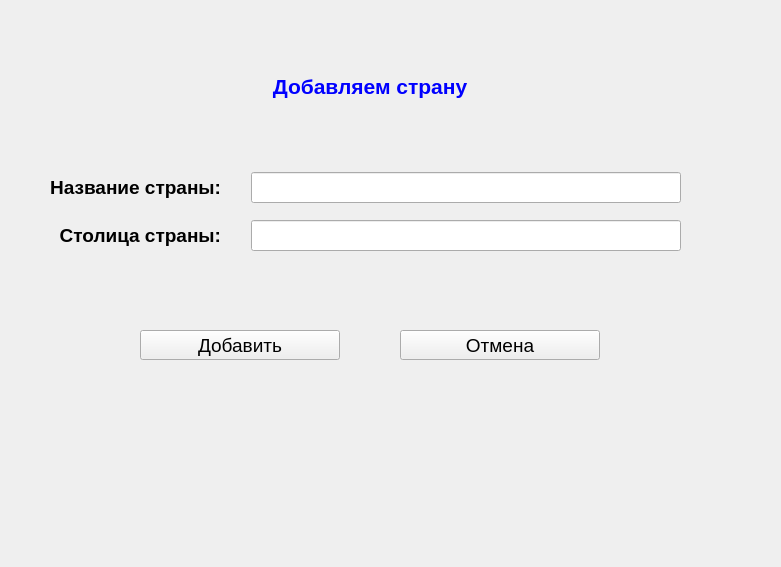
<?xml version="1.0" encoding="UTF-8"?>
<ui version="4.0">
 <class>AddCountry</class>
 <widget class="QWidget" name="AddCountry">
  <property name="geometry">
   <rect>
    <x>0</x>
    <y>0</y>
    <width>781</width>
    <height>567</height>
   </rect>
  </property>
  <property name="windowTitle">
   <string>Добавление страны</string>
  </property>
  <property name="whatsThis">
   <string>&lt;html&gt;&lt;head/&gt;&lt;body&gt;&lt;p&gt;&lt;span style=&quot; font-size:14pt;&quot;&gt;Добавление страны&lt;/span&gt;&lt;/p&gt;&lt;/body&gt;&lt;/html&gt;</string>
  </property>
  <widget class="QLabel" name="label_add_country">
   <property name="geometry">
    <rect>
     <x>240</x>
     <y>70</y>
     <width>260</width>
     <height>33</height>
    </rect>
   </property>
   <property name="maximumSize">
    <size>
     <width>16777215</width>
     <height>80</height>
    </size>
   </property>
   <property name="font">
    <font>
     <pointsize>16</pointsize>
    </font>
   </property>
   <property name="text">
    <string>&lt;html&gt;&lt;head/&gt;&lt;body&gt;&lt;p align=&quot;center&quot;&gt;&lt;span style=&quot; font-weight:600; color:#0000ff;&quot;&gt;Добавляем страну&lt;/span&gt;&lt;/p&gt;&lt;/body&gt;&lt;/html&gt;</string>
   </property>
  </widget>
  <widget class="QPushButton" name="pushButton_add">
   <property name="geometry">
    <rect>
     <x>140</x>
     <y>330</y>
     <width>200</width>
     <height>30</height>
    </rect>
   </property>
   <property name="minimumSize">
    <size>
     <width>200</width>
     <height>0</height>
    </size>
   </property>
   <property name="maximumSize">
    <size>
     <width>300</width>
     <height>30</height>
    </size>
   </property>
   <property name="font">
    <font>
     <pointsize>14</pointsize>
    </font>
   </property>
   <property name="text">
    <string>Добавить</string>
   </property>
  </widget>
  <widget class="QPushButton" name="pushButton_cancel">
   <property name="geometry">
    <rect>
     <x>400</x>
     <y>330</y>
     <width>200</width>
     <height>30</height>
    </rect>
   </property>
   <property name="minimumSize">
    <size>
     <width>200</width>
     <height>0</height>
    </size>
   </property>
   <property name="maximumSize">
    <size>
     <width>300</width>
     <height>30</height>
    </size>
   </property>
   <property name="font">
    <font>
     <pointsize>14</pointsize>
    </font>
   </property>
   <property name="mouseTracking">
    <bool>false</bool>
   </property>
   <property name="text">
    <string>Отмена</string>
   </property>
  </widget>
  <widget class="QWidget" name="">
   <property name="geometry">
    <rect>
     <x>50</x>
     <y>170</y>
     <width>631</width>
     <height>85</height>
    </rect>
   </property>
   <layout class="QGridLayout" name="gridLayout">
    <property name="horizontalSpacing">
     <number>30</number>
    </property>
    <property name="verticalSpacing">
     <number>15</number>
    </property>
    <item row="0" column="0">
     <widget class="QLabel" name="label_country">
      <property name="font">
       <font>
        <pointsize>14</pointsize>
       </font>
      </property>
      <property name="text">
       <string>&lt;html&gt;&lt;head/&gt;&lt;body&gt;&lt;p align=&quot;right&quot;&gt;&lt;span style=&quot; font-weight:600;&quot;&gt;Название страны:&lt;/span&gt;&lt;/p&gt;&lt;/body&gt;&lt;/html&gt;</string>
      </property>
     </widget>
    </item>
    <item row="0" column="1">
     <widget class="QLineEdit" name="lineEdit_country">
      <property name="font">
       <font>
        <pointsize>14</pointsize>
       </font>
      </property>
     </widget>
    </item>
    <item row="1" column="0">
     <widget class="QLabel" name="label_capital">
      <property name="font">
       <font>
        <pointsize>14</pointsize>
       </font>
      </property>
      <property name="text">
       <string>&lt;html&gt;&lt;head/&gt;&lt;body&gt;&lt;p align=&quot;right&quot;&gt;&lt;span style=&quot; font-weight:600;&quot;&gt;Столица страны:&lt;/span&gt;&lt;/p&gt;&lt;/body&gt;&lt;/html&gt;</string>
      </property>
     </widget>
    </item>
    <item row="1" column="1">
     <widget class="QLineEdit" name="lineEdit_capital">
      <property name="font">
       <font>
        <pointsize>14</pointsize>
       </font>
      </property>
     </widget>
    </item>
   </layout>
  </widget>
 </widget>
 <tabstops>
  <tabstop>lineEdit_country</tabstop>
  <tabstop>lineEdit_capital</tabstop>
 </tabstops>
 <resources/>
 <connections/>
</ui>
